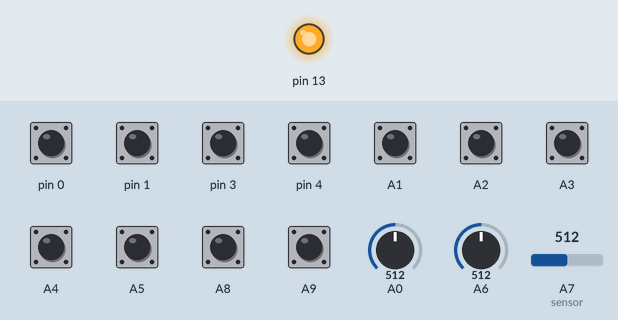
This sketch was run on a simulated Teensy 3. Parts: output pins drawn as LEDs (lit = HIGH). The test bench sets the inputs (shaded band); at power-on: A1–5, A8, A9, pin 0, pin 1, pin 3, pin 4 HIGH, A7 (sensor) = 512, A0 = 512, A6 = 512.

Above: at 1.2 s.
1.3 s: A7 (sensor) set to 75
2.8 s: A7 (sensor) set to 63
At 3.7 s:
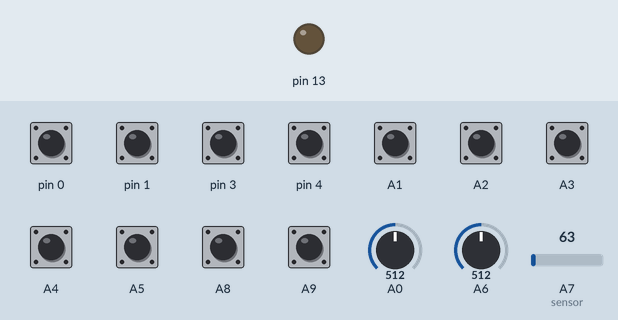
4.3 s: A7 (sensor) set to 122
At 5.5 s:
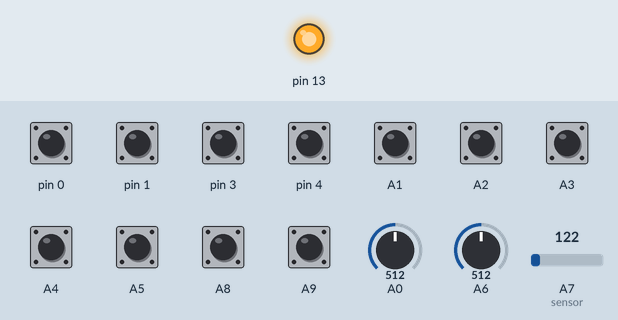
5.8 s: A7 (sensor) set to 0
At 7.2 s:
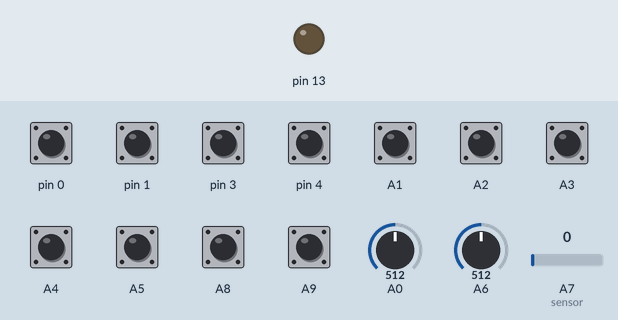
Timing chart, 0 to 8.3 s (numbered marks = the images above; inputs shaded):
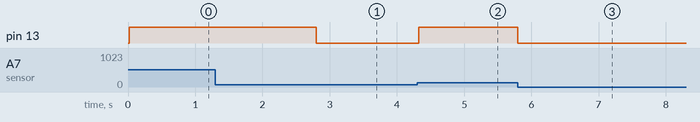

Measured:
- the behaviour switches between 70 and 69 on A7 (sensor) (found by bisection; images 0 and 1)
- after the input at 1.3 s, every drawn part: stays the same
- after the input at 2.8 s, pin 13: HIGH → LOW at once
- after the input at 4.3 s, pin 13: LOW → HIGH at once
- after the input at 5.8 s, pin 13: HIGH → LOW at once

The sketch:

TeensieWI-mod.ino
```cpp
/*
NAME:                 TeensieWI
WRITTEN BY:           JOHAN BERGLUND
CREDITS:              State machine from the Gordophone blog by GORDON GOOD
DATE:                 2016-06-09
FILE SAVED AS:        TeensieWI-mod.ino
FOR:                  PJRC Teensy LC and Teensyduino
CLOCK:                48.00 MHz
PROGRAMME FUNCTION:   Simple Wind Controller using the Freescale MPX5010GP breath sensor
                      and capacitive touch keys. Output to USB MIDI.

HARDWARE NOTES:

* The Freescale MPX5010GP pressure sensor output (V OUT) is connected to pin 21(A7).
* (Warning: no voltage limiting before input, can harm Teensy if excessive pressure is applied.)
*
* Sensor pinout
* 1: V OUT (pin with indent)
* 2: GND (to GND pin of Teensy)
* 3: VCC (to 5V pin of Teensy)
* 4: n/c
* 5: n/c
* 6: n/c
*
* Touch sensors are using the Teensy LC built in touchRead function.
* Electrodes connect directly to Teensy pins.
*
* PSP style thumb slide joystick controls pitch bend and modulation.
* Pitch bend and modulation are connected to pins A6 and A0.
* Connections on joystick, bottom view with connectors towards you, L to R:
* 1: to VCC 3.3V
* 2: X (or Y depending on orientation) to analog input
* 3: to GND
* 4: Y (or X depending on orientation) to analog input
*
*     PB up
*       ^
* Mod < o > Mod
*       v
*     PB dn
*
*/

//_______________________________________________________________________________________________ DECLARATIONS

#define ON_Thr 70       // Set threshold level before switching ON
#define ON_Delay   20   // Set Delay after ON threshold before velocity is checked (wait for tounging peak)
#define breath_max 550  // Threshold for maximum breath
#define modsLo_Thr 411  // Low threshold for mod stick center
#define modsHi_Thr 611  // High threshold for mod stick center
#define modsMin 240     // PSP joystick min value
#define modsMax 770     // PSP joystick max value
#define PB_sens 4096    // Pitch Bend sensitivity 0 to 8192 where 8192 is full pb range, 4096 is half range


// The three states of our state machine

// No note is sounding
#define NOTE_OFF 1

// We've observed a transition from below to above the
// threshold value. We wait a while to see how fast the
// breath velocity is increasing
#define RISE_WAIT 2

// A note is sounding
#define NOTE_ON 3

// Send CC data no more than every CC_INTERVAL
// milliseconds
#define CC_INTERVAL 5


//variables setup

int state;                         // The state of the state machine
unsigned long ccSendTime = 0L;     // The last time we sent CC values
unsigned long breath_on_time = 0L; // Time when breath sensor value went over the ON threshold
int initial_breath_value;          // The breath value at the time we observed the transition

unsigned long lastDebounceTime = 0;         // The last time the fingering was changed
unsigned long debounceDelay = 20;           // The debounce time; increase if the output flickers
int lastFingering = 0;             // Keep the last fingering value for debouncing

byte MIDIchannel=1;                // MIDI channel 1

int breathLevel=0;   // breath level (smoothed) not mapped to CC value
int oldbreath=0;

int pressureSensor;  // pressure data from breath sensor, for midi breath cc and breath threshold checks
byte velocity;       // remapped midi velocity from breath sensor

int modLevel;
int oldmod=0;

int pitchBend;
int oldpb=8192;

int fingeredNote;    // note calculated from fingering (switches) and octave joystick position
byte activeNote;     // note playing
byte startNote=73;   // set startNote to C# (change this value in steps of 12 to start in other octaves)


            // Key variables, TRUE (1) for pressed, FALSE (0) for not pressed
byte LH1;   // Left Hand key 1 (pitch change -2)
            // Casio style 2nd octave: If LH1 is not touched when LH2 and LH3 are, pitch change +9
byte LH2;   // Left Hand key 2  (with LH1 also pressed pitch change is -2, otherwise -1)
byte LH3;   // Left Hand key 3 (pitch change -2)
byte LHp1;  // Left Hand pinky key 1 (pitch change +1)
byte RH1;   // Right Hand key 1 (with LH3 also pressed pitch change is -2, otherwise -1)
byte RH2;   // Right Hand key 2 (pitch change -1)
byte RH3;   // Right Hand key 3 (pitch change -2)
byte RHp2;  // Right Hand pinky key 2 (pitch change -1)
byte RHp3;  // Right Hand pinky key 3 (pitch change -2, in this version -1 if RHp2 is pressed)
byte OCTup; // Octave switch key (pitch change +12)
byte OCTdn; // Octave switch key (pitch change -12)

//_______________________________________________________________________________________________ SETUP

void setup() {

  state = NOTE_OFF;  // initialize state machine
  pinMode(13,OUTPUT);
  digitalWrite(13,LOW);
}

//_______________________________________________________________________________________________ MAIN LOOP

void loop() {

  pressureSensor = analogRead(A7); // Get the pressure sensor reading from analog pin A7

  if (state == NOTE_OFF) {
    if (pressureSensor > ON_Thr) {
      // Value has risen above threshold. Move to the ON_Delay
      // state. Record time and initial breath value.
      breath_on_time = millis();
      initial_breath_value = pressureSensor;
      state = RISE_WAIT;  // Go to next state
    }
  } else if (state == RISE_WAIT) {
    if (pressureSensor > ON_Thr) {
      // Has enough time passed for us to collect our second
      // sample?
      if (millis() - breath_on_time > ON_Delay) {
        // Yes, so calculate MIDI note and velocity, then send a note on event
        readSwitches();
        // We should be at tonguing peak, so set velocity based on current pressureSensor value
        // If initial value is greater than value after delay, go with initial value, constrain input to keep mapped output within 1 to 127
        velocity = map(constrain(max(pressureSensor,initial_breath_value),ON_Thr,breath_max),ON_Thr,breath_max,1,127);
        breathLevel=constrain(max(pressureSensor,initial_breath_value),ON_Thr,breath_max);
        breath(); // send breath data
        usbMIDI.sendNoteOn(fingeredNote, velocity, MIDIchannel); // send Note On message for new note
        digitalWrite(13,HIGH);
        activeNote=fingeredNote;
        state = NOTE_ON;
      }
    } else {
      // Value fell below threshold before ON_Delay passed. Return to
      // NOTE_OFF state (e.g. we're ignoring a short blip of breath)
      state = NOTE_OFF;
    }
  } else if (state == NOTE_ON) {
    if (pressureSensor < ON_Thr) {
      // Value has fallen below threshold - turn the note off
      usbMIDI.sendNoteOff(activeNote, velocity, MIDIchannel); //  send Note Off message
      digitalWrite(13,LOW);
      breathLevel=0;
      state = NOTE_OFF;
    } else {
      readSwitches();
      if (fingeredNote != lastFingering){ //
        // reset the debouncing timer
        lastDebounceTime = millis();
      }
      if ((millis() - lastDebounceTime) > debounceDelay) {
      // whatever the reading is at, it's been there for longer
      // than the debounce delay, so take it as the actual current state
        if (fingeredNote != activeNote) {
          // Player has moved to a new fingering while still blowing.
          // Send a note off for the current note and a note on for
          // the new note.
          velocity = map(constrain(pressureSensor,ON_Thr,breath_max),ON_Thr,breath_max,7,127); // set new velocity value based on current pressure sensor level
          usbMIDI.sendNoteOn(fingeredNote, velocity, MIDIchannel); // send Note On message for new note
          usbMIDI.sendNoteOff(activeNote, 0, MIDIchannel); // send Note Off message for previous note (legato)
          activeNote=fingeredNote;
        }
      }
    }
  }
  // Is it time to send more CC data?
  if (millis() - ccSendTime > CC_INTERVAL) {
    // deal with Breath, Pitch Bend and Modulation
    breath();
    pitch_bend();
    modulation();
    ccSendTime = millis();
  }
  lastFingering=fingeredNote;
}
//_______________________________________________________________________________________________ FUNCTIONS

void breath(){
  int breathCC;
  breathLevel = breathLevel*0.8+pressureSensor*0.2; // smoothing of breathLevel value
  breathCC = map(constrain(breathLevel,ON_Thr,breath_max),ON_Thr,breath_max,0,127);
  if (breathCC != oldbreath){ // only send midi data if breath has changed from previous value
    usbMIDI.sendControlChange(2, breathCC, MIDIchannel);
    oldbreath = breathCC;
  }
}

//**************************************************************

void pitch_bend(){
  pitchBend = analogRead(A0); // read voltage on analog pin A0
  if (pitchBend > modsHi_Thr){
    pitchBend = oldpb*0.6+0.4*map(constrain(pitchBend,modsHi_Thr,modsMax),modsHi_Thr,modsMax,8192,(8193 + PB_sens)); // go from 8192 to 16383 (full pb up) when off center threshold going up
  } else if (pitchBend < modsLo_Thr){
    pitchBend = oldpb*0.6+0.4*map(constrain(pitchBend,modsMin,modsLo_Thr),modsMin,modsLo_Thr,(8192 - PB_sens),8192); // go from 8192 to 0 (full pb dn) when off center threshold going down
  } else {
    pitchBend = oldpb*0.6+8192*0.4; // released, so smooth your way back to zero
    if ((pitchBend > 8187) && (pitchBend < 8197)) pitchBend = 8192; // 8192 is 0 pitch bend, don't miss it bc of smoothing
  }
  if (pitchBend != oldpb){// only send midi data if pitch bend has changed from previous value
    usbMIDI.sendPitchBend(pitchBend, MIDIchannel);
    oldpb=pitchBend;
  }
}

//***********************************************************

void modulation(){
  modLevel = analogRead(A6); // read voltage on analog pin A6
  if (modLevel > modsHi_Thr){
    modLevel = map(constrain(modLevel,modsHi_Thr,modsMax),modsHi_Thr,modsMax,0,127); // go from 0 to full modulation when off center threshold going right(?)
  } else if (modLevel < modsLo_Thr){
    modLevel = map(constrain(modLevel,modsMin,modsLo_Thr),modsMin,modsLo_Thr,127,0); // go from 0 to full modulation when off center threshold going left(?)
  } else {
    modLevel = 0; // zero modulation in center position
  }
  if (modLevel != oldmod){  // only send midi data if modulation has changed from previous value
    usbMIDI.sendControlChange(1, modLevel, MIDIchannel);
    oldmod=modLevel;
  }
}

//***********************************************************

void readSwitches(){
  // Read switches and put value in variables
  LH1=touchRead(17)>1500;
  LH2=touchRead(4)>1500;
  LH3=touchRead(3)>1500;
  LHp1=touchRead(18)>1500;
  RH1=touchRead(19)>1500;
  RH2=touchRead(22)>1500;
  RH3=touchRead(23)>1500;
  RHp2=touchRead(1)>1500;
  RHp3=touchRead(0)>1500;
  OCTup=touchRead(15)>1500;
  OCTdn=touchRead(16)>1500;
  //calculate midi note number from pressed keys
  fingeredNote=startNote-2*LH1-LH2-(LH2 && LH1)-2*LH3+LHp1-RH1-(RH1 && LH3)-RH2-2*RH3-RHp2-2*RHp3+(RHp2 && RHp3)+12*OCTup-12*OCTdn+9*(!LH1 && LH2 && LH3);
}
```
